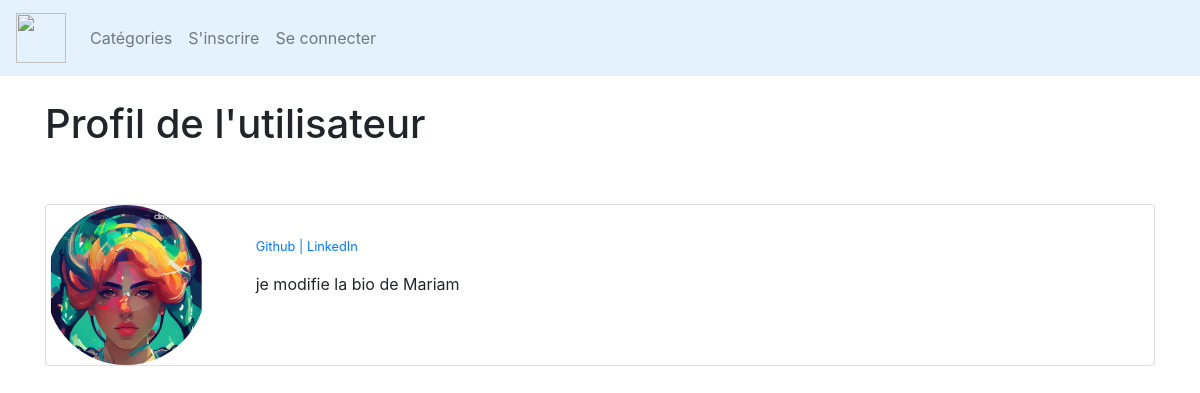
The page /1/profile/ on the database its author committed.
### LeBlog/models.py (models this page shows, shortened)
class Profile(models.Model):
    user = models.OneToOneField(User, null=True, on_delete=models.CASCADE)
    bio = models.TextField()
    profile_pic = models.ImageField(null=True, blank=False, upload_to="images/profile/")
    microsoft_teams_url = models.CharField(max_length=255, null=True, blank=True)
    github_url = models.CharField(max_length=255, null=True, blank=True)
    linkedin_url = models.CharField(max_length=255, null=True, blank=True)

### LeBlog/views.py (the view)
# urls.py: path('<int:pk>/profile/', ShowProfilePageView.as_view(), name='show_profile_page'),
class ShowProfilePageView(DetailView):
    model = Profile
    template_name = 'user_profile.html'
    def get_context_data(self, *args, **kwargs):
        users = Profile.objects.all()
        context = super(ShowProfilePageView, self).get_context_data(*args, **kwargs)
        page_user = get_object_or_404(Profile, id=self.kwargs['pk'])
        context["page_user"] = page_user
        return context

### LeBlog/templates/user_profile.html (shortened to what this page needs)
{% extends 'base.html' %}
{% load static %}
{% block content %}
<h1>Profil de l'utilisateur</h1>
<br/><br/>
<div class="card mb-3">
  <div class="row g-0">
    <div class="col-md-2">
      {% if page_user.profile_pic %}
      <img src=" {{page_user.profile_pic.url}}" class="img-fluid rounded-start rounded-circle"   >
        {% else %}
        <img src=" {% static 'leBlog/images/Windows_10_Default_Profile_Picture.svg.png' %}" class="img-fluid rounded-start rounded-circle"   >
        {% endif %}
    </div>
    <div class="col-md-10">
      <div class="card-body">
          <p class="small text-muted">
              {% if page_user.github_url %}
              <a href="{{page_user.github_url}}">Github |</a>
              {% endif %}
              {% if page_user.linkedin_url %}
              <a href="{{page_user.linkedin_url}}">LinkedIn </a>
              {% endif %}
          </p>
        <p class="card-text">{{page_user.bio}}</p>
      </div>
    </div>
  </div>
</div>
{% endblock %}

### rows shown on the page
Profile: profile_pic (picture), bio "je modifie la bio de Mariam"
